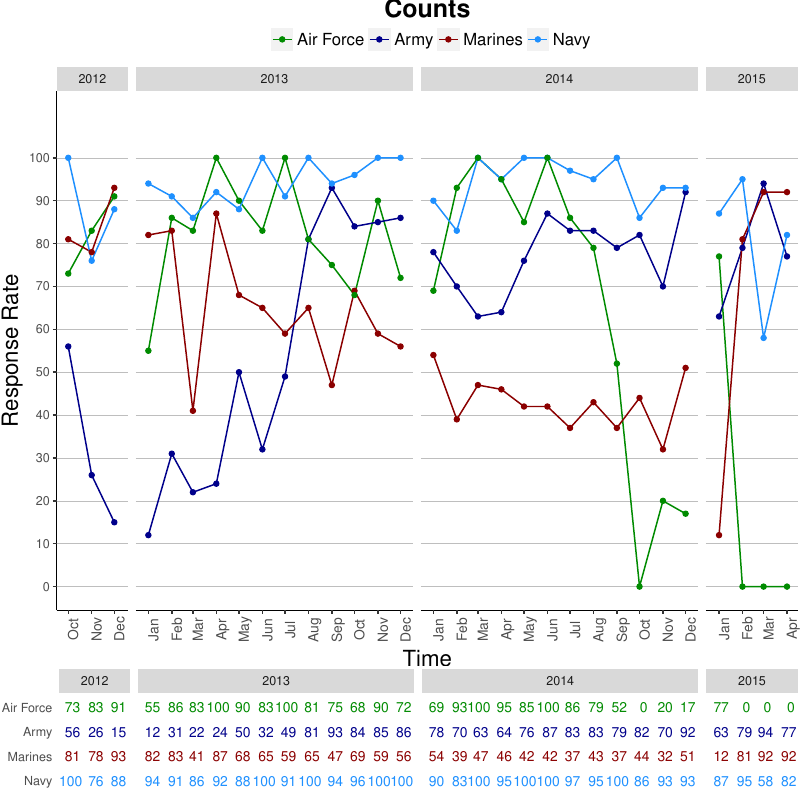

Recreate this plot in R.
library(ggplot2)
library(grid)
library(scales)
library(gridExtra)

df <- read.table("test.txt", header=TRUE, sep="\t", check.names=FALSE)
df$Time <- as.Date(df$Time) 

p <- ggplot(data=df[df$MEPSID==1,], aes(x=Time, y=RR, colour=ServiceID, group=ServiceID, label=round(RR)))+
  scale_y_continuous(breaks=seq(0, 100, 10))+
  labs(y="Response Rate")+
  coord_cartesian(ylim=c(0, 110))+
  geom_line(size=.5)+ geom_point()+
  scale_color_manual(values=c("green4","blue4","red4","dodgerblue"))+
  scale_x_date(labels = date_format("%b"), breaks=date_breaks("month"))+
  facet_grid(~Year, scales="free", space="free")+
  ggtitle("Counts")+
  theme(plot.title=element_text(size=18, face="bold", vjust=1, hjust=0.5),
        axis.title=element_text(size=16),
        axis.text.x=element_text(size=10, angle=90),
        axis.line=element_line(colour="black", size=.2),
        legend.background = element_rect(fill="transparent"),
        legend.position="top",
        legend.title=element_blank(),
        legend.text=element_text(size=12),
        legend.margin=margin(t = 0, unit='cm'),
    	plot.margin = unit(c(0,0.1, 0, 0.1), "lines"),
        panel.grid.minor.x = element_blank(),
        panel.grid.major.x = element_blank(),
        panel.grid.minor.y = element_blank(),
        panel.background = element_blank(),
        panel.grid.major.y=element_line(colour="gray", linetype="solid", size=.2))
p2 <- ggplot(data=df[df$MEPSID==1,], aes(x = Time, y = ServiceID, label=format(round(RR), nsmall=0), colour = ServiceID)) +
  scale_x_date(labels=c(), breaks=date_breaks("month"), expand=c(0.05,0.05))+
  geom_text(size = 3.5) +
  theme(
    panel.grid.major = element_blank(),
    legend.position = "none",
    panel.border = element_blank(),
    panel.background = element_blank(),
    axis.text.x = element_text(),
    axis.ticks = element_blank(),
    plot.margin = unit(c(0.1, 0.1, 0, 0.1), "lines")) +
  xlab(NULL) + ylab(NULL)+
  facet_grid(~Year, scales="free", space="free")+
  scale_y_discrete(limits=rev(levels(df$ServiceID)))+
  scale_color_manual(values=c("green4","blue4","red4","dodgerblue"))

comb <- grid.arrange(p + geom_blank(data = data.frame(Time = as.Date(c("2012-09-20", "2012-12-15", "2014-12-20", "2015-04-10")), RR = 1:4, Year = c(2012, 2012, 2015, 2015)), aes(colour = NULL, group = NULL, label = NULL)) , p2 + geom_blank(data = data.frame(Time = as.Date(c("2012-09-20", "2012-12-15", "2014-12-20", "2015-04-10")), ServiceID = 1:4, Year = c(2012, 2012, 2015, 2015)), aes(colour = NULL, group = NULL, label = NULL)), nrow=2, heights=c(5,1))

pdf("comb.pdf", width = 8, height = 8, useDingbats=F)
grid.arrange(comb)
dev.off()

png("comb.png", width=1200, height=1200,res=150)
grid.arrange(comb)
dev.off()



#grid.arrange(arrangeGrob(p,p2, nrow=2, heights=c(5,1)))
